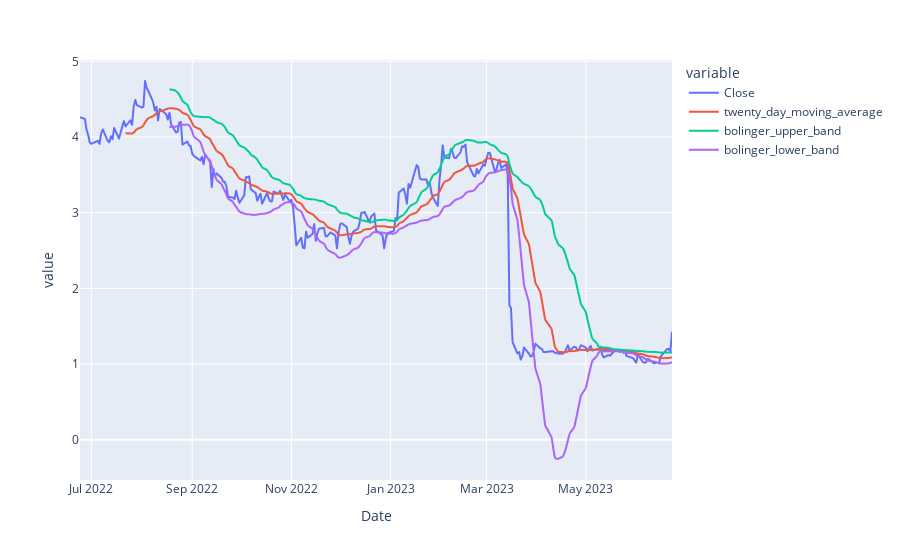

This figure's notebook cell:
### Code cell
bol_band_df[bol_band_df['ticker']=='CASA'][['Close', 'twenty_day_moving_average', 'bolinger_upper_band', 'bolinger_lower_band']].plot()

### Figure 1 — Plotly figure (JSON) as saved in the notebook; plotly's stock layout.template omitted (floating-point values rounded to 4 significant figures; data arrays with more than 128 entries replaced by an {"elided": "..."} marker saying what was removed)
{"data": [{"hovertemplate": "variable=Close<br>Date=%{x}<br>value=%{y}<extra></extra>", "legendgroup": "Close", "line": {"color": "#636efa", "dash": "solid"}, "marker": {"symbol": "circle"}, "mode": "lines", "name": "Close", "showlegend": true, "type": "scattergl", "x": {"elided": "251 str values"}, "xaxis": "x", "y": {"elided": "251 float values"}, "yaxis": "y"}, {"hovertemplate": "variable=twenty_day_moving_average<br>Date=%{x}<br>value=%{y}<extra></extra>", "legendgroup": "twenty_day_moving_average", "line": {"color": "#EF553B", "dash": "solid"}, "marker": {"symbol": "circle"}, "mode": "lines", "name": "twenty_day_moving_average", "showlegend": true, "type": "scattergl", "x": {"elided": "251 str values"}, "xaxis": "x", "y": {"elided": "251 float values"}, "yaxis": "y"}, {"hovertemplate": "variable=bolinger_upper_band<br>Date=%{x}<br>value=%{y}<extra></extra>", "legendgroup": "bolinger_upper_band", "line": {"color": "#00cc96", "dash": "solid"}, "marker": {"symbol": "circle"}, "mode": "lines", "name": "bolinger_upper_band", "showlegend": true, "type": "scattergl", "x": {"elided": "251 str values"}, "xaxis": "x", "y": {"elided": "251 float values"}, "yaxis": "y"}, {"hovertemplate": "variable=bolinger_lower_band<br>Date=%{x}<br>value=%{y}<extra></extra>", "legendgroup": "bolinger_lower_band", "line": {"color": "#ab63fa", "dash": "solid"}, "marker": {"symbol": "circle"}, "mode": "lines", "name": "bolinger_lower_band", "showlegend": true, "type": "scattergl", "x": {"elided": "251 str values"}, "xaxis": "x", "y": {"elided": "251 float values"}, "yaxis": "y"}], "layout": {"legend": {"title": {"text": "variable"}, "tracegroupgap": 0}, "margin": {"t": 60}, "xaxis": {"anchor": "y", "domain": [0, 1], "title": {"text": "Date"}}, "yaxis": {"anchor": "x", "domain": [0, 1], "title": {"text": "value"}}}}
